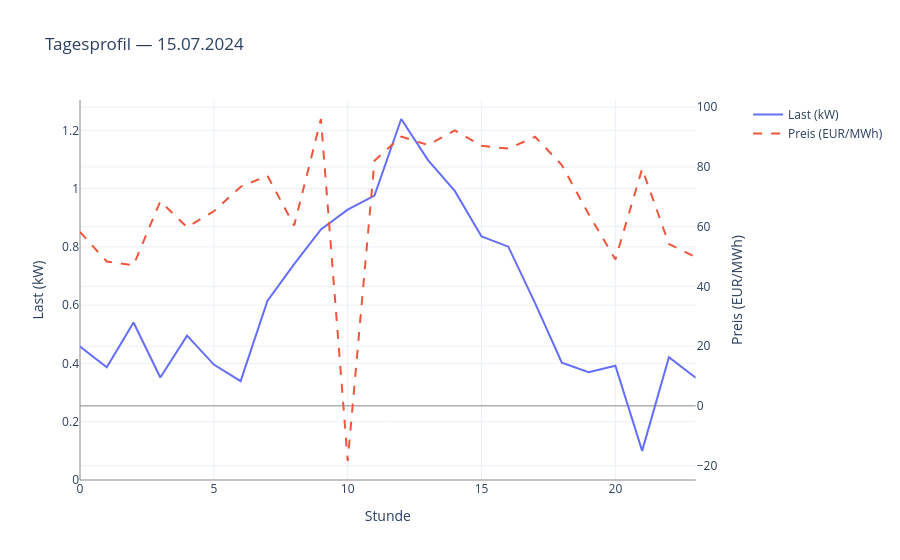

Source (notebook cell):
### Markdown cell above
**Plotly (interaktiv)**

### Code cell
tag = df.loc["2024-07-15"]

fig = make_subplots(specs=[[{"secondary_y": True}]])
fig.add_trace(go.Scatter(x=tag.index.hour, y=tag["last_kw"], name="Last (kW)"),
              secondary_y=False)
fig.add_trace(go.Scatter(x=tag.index.hour, y=tag["price_eur_mwh"],
                         name="Preis (EUR/MWh)", line=dict(dash="dash")),
              secondary_y=True)
fig.update_layout(title="Tagesprofil — 15.07.2024", xaxis_title="Stunde")
fig.update_yaxes(title_text="Last (kW)",       secondary_y=False, rangemode="tozero")
fig.update_yaxes(title_text="Preis (EUR/MWh)", secondary_y=True)
fig.show()

### Figure 1 — Plotly figure (JSON) as saved in the notebook; plotly's stock layout.template omitted (floating-point values rounded to 4 significant figures)
{"data": [{"name": "Last (kW)", "type": "scatter", "x": [0, 1, 2, 3, 4, 5, 6, 7, 8, 9, 10, 11, 12, 13, 14, 15, 16, 17, 18, 19, 20, 21, 22, 23], "xaxis": "x", "y": [0.4577, 0.3871, 0.5407, 0.3516, 0.4955, 0.3961, 0.3392, 0.6145, 0.741, 0.86, 0.9277, 0.9758, 1.239, 1.098, 0.9919, 0.8354, 0.8007, 0.6071, 0.4026, 0.3696, 0.3919, 0.1, 0.4211, 0.3512], "yaxis": "y"}, {"line": {"dash": "dash"}, "name": "Preis (EUR/MWh)", "type": "scatter", "x": [0, 1, 2, 3, 4, 5, 6, 7, 8, 9, 10, 11, 12, 13, 14, 15, 16, 17, 18, 19, 20, 21, 22, 23], "xaxis": "x", "y": [58.2, 48.35, 47.1, 68.51, 59.81, 65.16, 73.36, 77.07, 60.35, 96.04, -18.46, 82.06, 90.17, 87.33, 92.2, 87.06, 86.11, 90.09, 80.6, 64.19, 49.03, 79.41, 54.16, 49.83], "yaxis": "y2"}], "layout": {"title": {"text": "Tagesprofil — 15.07.2024"}, "xaxis": {"anchor": "y", "domain": [0, 0.94], "title": {"text": "Stunde"}}, "yaxis": {"anchor": "x", "domain": [0, 1], "rangemode": "tozero", "title": {"text": "Last (kW)"}}, "yaxis2": {"anchor": "x", "overlaying": "y", "side": "right", "title": {"text": "Preis (EUR/MWh)"}}}}
